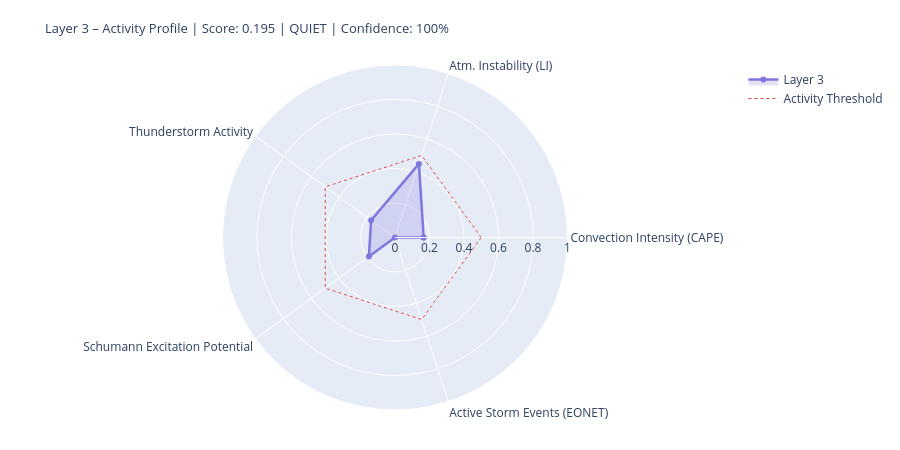

Notebook code for this chart:
### Markdown cell above
---
## 4. State Assessment & Handoff to Layer 4/5

### Code cell
# ============================================================
# LAYER-3-SCORE
# Five dynamic components
# ============================================================

def norm(v, lo, hi):
    if v is None or (isinstance(v, float) and math.isnan(v)): return None
    return round(max(0.0, min(1.0, (v - lo) / (hi - lo))), 4)

# --- 1) Convection intensity (global CAPE mean) ---
cape_mean = df_atm['cape'].dropna().mean() if not df_atm.empty else None
conv_score = norm(cape_mean, 0, 3000)
conv_src   = 'primary' if cape_mean is not None else 'missing'

# --- 2) Atmospheric instability (LI mean) ---
li_mean   = df_atm['li'].dropna().mean() if not df_atm.empty else None
# Negative LI = unstable → higher score
instab_score = norm(-li_mean if li_mean is not None else None, -6, 6)
instab_src   = 'primary' if li_mean is not None else 'missing'

# --- 3) Thunderstorm activity (mean thunder score + WMO count) ---
thunder_mean = df_atm['thunder_score'].mean() if not df_atm.empty else None
n_thunder    = int(df_atm['thunderstorm'].sum()) if not df_atm.empty else 0
thunder_score_val = norm(
    (thunder_mean or 0) * 0.7 + n_thunder * 0.1, 0, 1.0
) if thunder_mean is not None else None
thunder_src = 'primary'

# --- 4) Schumann excitation potential (weighted Schumann contribution) ---
schumann_pot = df_atm['schumann_contribution'].mean() if not df_atm.empty else None
# Boosted by Layer-2 thunderstorm trigger
if schumann_pot is not None and l2_thunder:
    schumann_pot = min(1.0, schumann_pot * 1.2)
schumann_score = norm(schumann_pot, 0, 1.0) if schumann_pot is not None else None
schumann_src   = 'derived'

# --- 5) Storm activity (NASA EONET) ---
# Distinction: None = data not loaded, 0.0 = loaded but no events
storm_score = None
storm_src   = 'missing'
if raw.get('storms') is not None:          # API reached successfully
    storm_score = norm(len(storm_events), 0, 30) if storm_events else 0.0
    storm_src   = 'primary'

# X-Ray and Kp: context only, not in dynamic score
# (X-Ray = Layer-0/4 driver; Kp = geomagnetic index, not a lightning proxy)
xray_context = None
if raw.get('xray'):
    df_xc = pd.DataFrame(raw['xray'])
    fc = next((c for c in df_xc.columns
               if any(k in c.lower() for k in ['flux','long']) and 'time' not in c.lower()),
              df_xc.columns[1])
    df_xc[fc] = pd.to_numeric(df_xc[fc], errors='coerce')
    xray_last = df_xc[fc].dropna().iloc[-1] if not df_xc[fc].dropna().empty else None
    if xray_last:
        xray_class = ('X' if xray_last>=1e-4 else 'M' if xray_last>=1e-5
                      else 'C' if xray_last>=1e-6 else 'B')
        xray_context = {'flux': float(xray_last), 'class': xray_class}
        print(f'X-Ray context: {xray_class}-class ({xray_last:.2e} W/m²)')

# --- Aggregate ---
COMPONENTS = {
    'Convection Intensity (CAPE)':  {'score': conv_score,       'source': conv_src,    'dynamic': True},
    'Atm. Instability (LI)':         {'score': instab_score,     'source': instab_src,  'dynamic': True},
    'Thunderstorm Activity':              {'score': thunder_score_val, 'source': thunder_src, 'dynamic': True},
    'Schumann Excitation Potential':   {'score': schumann_score,   'source': schumann_src,'dynamic': True},
    'Active Storm Events (EONET)': {'score': storm_score,      'source': storm_src,   'dynamic': True},
}

available   = {k: v['score'] for k, v in COMPONENTS.items() if v['score'] is not None}
unavailable = [k for k, v in COMPONENTS.items() if v['score'] is None]
layer3_score = round(sum(available.values()) / len(available), 4) if available else None
confidence   = round(len(available) / len(COMPONENTS), 2)
level = ('unknown' if layer3_score is None
         else 'quiet'   if layer3_score < 0.3
         else 'moderate' if layer3_score < 0.6
         else 'active')
dominant_l3 = max(available, key=available.get) if available else 'none'

# --- Ausgabe ---
W = 68
print('=' * W)
print('LAYER 3 – ATMOSPHERE / WEATHER / THUNDERSTORMS – STATE ASSESSMENT')
print('=' * W)
for name, comp in COMPONENTS.items():
    s = comp['score']
    if s is not None:
        bar = '█' * int(s * 20) + '░' * (20 - int(s * 20))
        print(f'  {name:<36} {bar}  {s:.3f}  [{comp["source"]}]')
    else:
        print(f'  {name:<36} {"─" * 20}  n/a   [missing]')
print('-' * W)
print(f'  Score:        {layer3_score:.3f}  ({len(available)}/{len(COMPONENTS)} components)')
print(f'  Confidence:   {confidence:.0%}')
print(f'  Level:        {level.upper()}')
print(f'  Dominant:     {dominant_l3}')
print(f'  CAPE mean:    {cape_mean:.0f} J/kg' if cape_mean else '  CAPE mean:    n/a')
print(f'  LI mean:      {li_mean:.1f} K' if li_mean is not None else '  LI mean:      n/a')
print(f'  Thunderstorms:{n_thunder} points (WMO)  +  {len(storm_events)} NASA EONET')
print('=' * W)

# Radar
cats   = list(available.keys())
vals_r = list(available.values())
if len(cats) >= 3:
    fig = go.Figure()
    fig.add_trace(go.Scatterpolar(
        r=vals_r + [vals_r[0]], theta=cats + [cats[0]],
        fill='toself', fillcolor='rgba(127,119,221,0.22)',
        line=dict(color='#7F77DD', width=2.5), name='Layer 3'
    ))
    fig.add_trace(go.Scatterpolar(
        r=[0.5] * (len(cats)+1), theta=cats + [cats[0]],
        line=dict(color='#E24B4A', dash='dot', width=1),
        mode='lines', name='Activity Threshold'
    ))
    fig.update_layout(
        title=dict(
            text=f'Layer 3 – Activity Profile | Score: {layer3_score:.3f} | {level.upper()} | Confidence: {confidence:.0%}',
            font=dict(size=13)
        ),
        polar=dict(radialaxis=dict(visible=True, range=[0, 1])),
        height=450, showlegend=True,
        margin=dict(l=60, r=60, t=65, b=40)
    )
    fig.show()

### Figure 1 — Plotly figure (JSON) as saved in the notebook; plotly's stock layout.template omitted (floating-point values rounded to 4 significant figures)
{"data": [{"fill": "toself", "fillcolor": "rgba(127,119,221,0.22)", "line": {"color": "#7F77DD", "width": 2.5}, "name": "Layer 3", "r": [0.1661, 0.4486, 0.1709, 0.187, 0.0, 0.1661], "theta": ["Convection Intensity (CAPE)", "Atm. Instability (LI)", "Thunderstorm Activity", "Schumann Excitation Potential", "Active Storm Events (EONET)", "Convection Intensity (CAPE)"], "type": "scatterpolar"}, {"line": {"color": "#E24B4A", "dash": "dot", "width": 1}, "mode": "lines", "name": "Activity Threshold", "r": [0.5, 0.5, 0.5, 0.5, 0.5, 0.5], "theta": ["Convection Intensity (CAPE)", "Atm. Instability (LI)", "Thunderstorm Activity", "Schumann Excitation Potential", "Active Storm Events (EONET)", "Convection Intensity (CAPE)"], "type": "scatterpolar"}], "layout": {"height": 450, "margin": {"b": 40, "l": 60, "r": 60, "t": 65}, "polar": {"radialaxis": {"range": [0, 1], "visible": true}}, "showlegend": true, "title": {"font": {"size": 13}, "text": "Layer 3 – Activity Profile | Score: 0.195 | QUIET | Confidence: 100%"}}}
